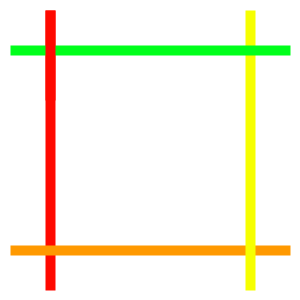
Frame 1 (no input)
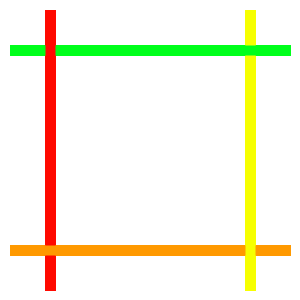
Frame 60 (the mouse pressed at the canvas centre just before this capture)
Frame 120 (the mouse held since frame 60 and released just before this capture): identical to frame 60, image omitted

The Processing sketch that drew these frames (run headless with seeded random() and noise(); from frame 60 on, the mouse is pressed at the canvas centre):

// Processing sketch: processing_87986
// ── processing_87986.pde

//lines
void setup(){
  size(300,300);
  smooth();
  background(#FFFFFF);
}

void draw(){
  strokeCap(SQUARE);
  strokeWeight(10);
  //red line
  stroke(#FF0900);
 line(50,10,50,290);
 //orange line
 stroke(#FF9900);
 line(10,250,290,250);
 //yellow line
 stroke(#F6FF00);
 line(250,290,250,10);
//green line
stroke(#00FF1B);
 line(290,50,10,50);
  //red finished
  stroke(#FF0900);
 line(50,10,50,100);
}
